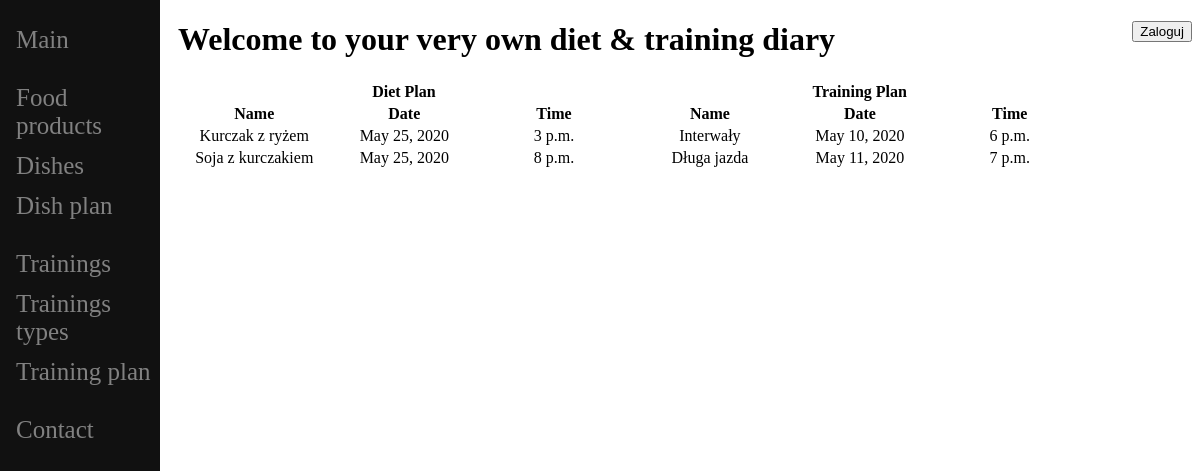
The page / on the database its author committed.
### diet_diary/models.py (models this page shows, shortened)
class DishPlan(models.Model):
    dish = models.ForeignKey(Dish, on_delete=models.CASCADE)
    date = models.DateField()
    time = models.TimeField()
    notes = models.CharField(max_length=512, blank=True)

class Dish(models.Model):
    name = models.CharField(max_length=128, unique=True)
    dish_kcal = models.FloatField(validators=[MinValueValidator(0)], blank=True, null=True)
    dish_protein = models.FloatField(validators=[MinValueValidator(0)], blank=True, null=True)
    dish_carbs = models.FloatField(validators=[MinValueValidator(0)], blank=True, null=True)
    dish_fat = models.FloatField(validators=[MinValueValidator(0)], blank=True, null=True)
    food_products = models.ManyToManyField(FoodProduct, through="DishDetails")

class TrainingPlan(models.Model):
    training = models.ForeignKey(Training, on_delete=models.CASCADE)
    date = models.DateField()
    time = models.TimeField()
    notes = models.CharField(max_length=512, blank=True)

class Training(models.Model):
    name = models.CharField(max_length=64)
    type = models.ForeignKey(TrainingTypes, on_delete=models.CASCADE)
    duration = models.IntegerField(validators=[MinValueValidator(0)])
    notes = models.CharField(max_length=512, blank=True)

### diet_diary/views.py (the view)
# urls.py: path('', MainView.as_view(), name="main-site"),
class MainView(View):
    def get(self, request):
        diet_plan = DishPlan.objects.all().order_by('date', 'time')
        training_plan = TrainingPlan.objects.all().order_by('date', 'time')
        ctx = {
            "diet_plan": diet_plan,
            "training_plan": training_plan,
        }
        return render(request, 'main.html', ctx)

### diet_diary/templates/main.html
{%  extends "base.html" %}
{% block content %}
    <table style="width: 45%; display: inline-flex;">
        <tr>
            <th colspan="3" class="col_width">Diet Plan</th>
        </tr>
        <tr>
            <th>Name</th>
            <th>Date</th>
            <th>Time</th>
        </tr>
        {% for dish in diet_plan %}
            <tr>
                <td align="center" class="col_width">{{ dish.dish.name }}</td>
                <td align="center" class="col_width">{{ dish.date }}</td>
                <td align="center" class="col_width">{{ dish.time }}</td>
            </tr>
        {% endfor %}
    </table>
    <table style="width: 45%; display: inline-flex;">
        <tr>
            <th colspan="3" class="col_width">Training Plan</th>
        </tr>
        <tr>
            <th>Name</th>
            <th>Date</th>
            <th>Time</th>
        </tr>
        {% for training in training_plan %}
            <tr>
                <td align="center" class="col_width">{{ training.training.name }}</td>
                <td align="center" class="col_width">{{ training.date }}</td>
                <td align="center" class="col_width">{{ training.time }}</td>
            </tr>
        {% endfor %}
    </table>
{% endblock %}

### diet_diary/templates/base.html (shortened to what this page needs)
{% load static %}
<!DOCTYPE html>
<html lang="en">
<head>
    <link rel="stylesheet" type="text/css" href="{% static 'diet_diary/style.css' %}">
</head>
<body>
<div class="sidenav">
    <a href="/">Main</a><br>
    <a href="/food_product_list">Food products</a>
    <a href="/dishes_list">Dishes</a>
    <a href="/dish_plan_list">Dish plan</a><br>
    <a href="/training_list">Trainings</a>
    <a href="/training_types_list">Trainings types</a>
    <a href="/training_plan_list">Training plan</a><br>
    <a href="/contact">Contact</a>
</div>
<div style="float: right;">
    {% if user.is_authenticated %}
        User {{ user }}
        <button>
            <a href="/logout">Wyloguj</a>
        </button>
    {% else %}
        <button>
            <a href="/login">Zaloguj</a>
        </button>
    {% endif %}
</div>
<div id="content" class="main">
    <h1>
        {% block content_title %}
            Welcome to your very own diet & training diary
        {% endblock %}
    </h1>
    {% block content %}
    {% endblock %}
</div>
</body>
</html>

### diet_diary/static/diet_diary/style.css (style rules this page uses)
.sidenav { height: 100%; width: 160px; position: fixed; z-index: 1; top: 0; left: 0; background-color: #111; overflow-x: hidden; padding-top: 20px; }
.sidenav a { padding: 6px 8px 6px 16px; text-decoration: none; font-size: 25px; color: #818181; display: block; }
.main { margin-left: 160px; padding: 0px 10px; }
.col_width { width: 150px; }
button a { text-decoration: none; color: black; }
* { box-sizing: border-box; }

### rows shown on the page
DishPlan: dish.name "Kurczak z ryżem", date "May 25, 2020", time "3 p.m."
DishPlan: dish.name "Soja z kurczakiem", date "May 25, 2020", time "8 p.m."
TrainingPlan: training.name "Interwały", date "May 10, 2020", time "6 p.m."
TrainingPlan: training.name "Długa jazda", date "May 11, 2020", time "7 p.m."
